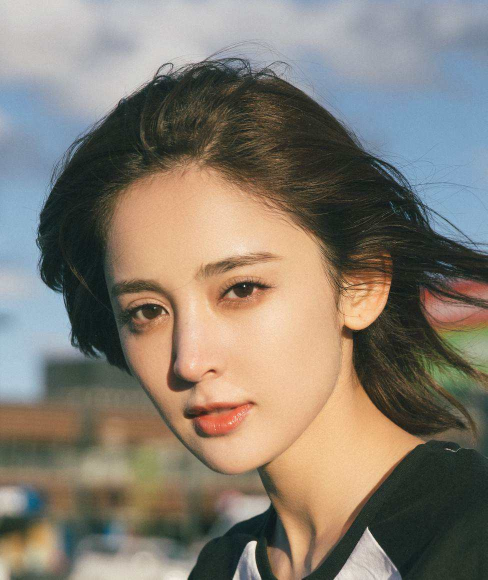
#> input picture glnz1.jpeg, 975 x 1159 px (shown at 1/2 size)
$ python demo.py   (older library calls are emulated)
#> lines starting #> are read from the running program, lines starting #| are printed output that depends on the picture
#!/usr/bin/python
# -*- coding: UTF-8 -*-

import cv2
import numpy as np
from matplotlib import pyplot as plt


# [218 lines left out: functions loadDemo, drawDemo, thresholdDemo, bitwiseDemo, blurDemo, cannyDemo and 2 more, not called in this run]


# 前景矩形提取
def grabCutDemo(img_path):
#> called with img_path = 'glnz1.jpeg'
    img = cv2.imread(img_path, 1)
#> img is the input picture: shape (1159, 975, 3); mean B, G, R 112.6, 124.3, 132.5
    img_gray = cv2.cvtColor(img, cv2.COLOR_BGR2GRAY)
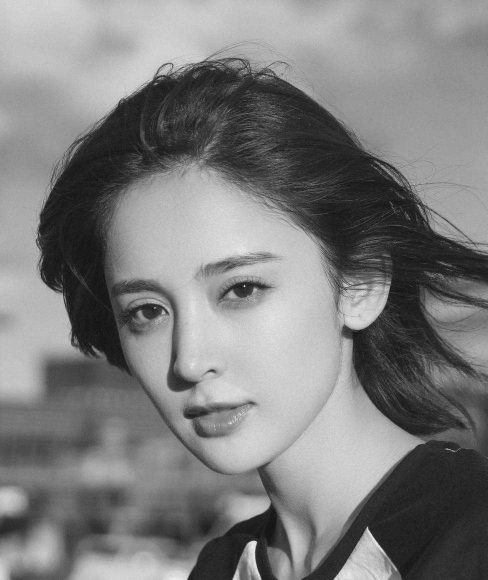
#> img_gray: shape (1159, 975) (shown at 1/2 size); min 1, max 253, mean 125.4

    # GrabCut 前景矩形提取
    mask = np.zeros(img.shape[:2], np.uint8)
    bgdModel = np.zeros((1,65), np.float64)
    fgdModel = np.zeros((1,65), np.float64)
    rect = (1, 1, img.shape[1], img.shape[0])
#> rect = (1, 1, 975, 1159)

    cv2.grabCut(img, mask, rect, bgdModel, fgdModel, 5, cv2.GC_INIT_WITH_RECT)
    mask = np.where((mask==2)|(mask==0),0,1).astype('uint8')
    img = img * mask[:,:,np.newaxis]
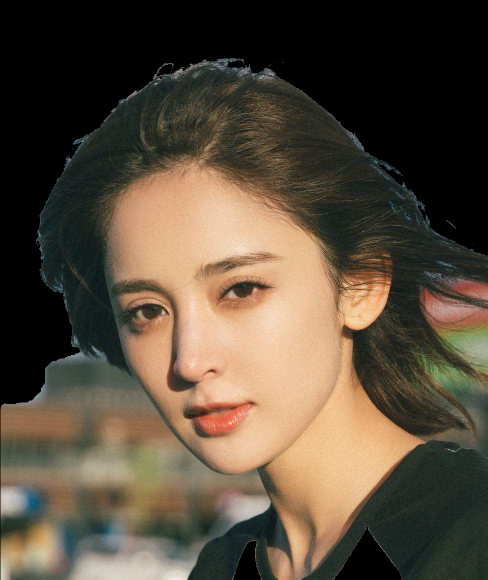
#> img: shape (1159, 975, 3) (shown at 1/2 size); mean B, G, R 60.1, 76, 88.4
    cv2.imshow('Grab Cut GC_INIT_WITH_RECT', img)

    # GrabCut 前景掩图提取
    newmask = cv2.imread('glnz2_mark.png', 0)
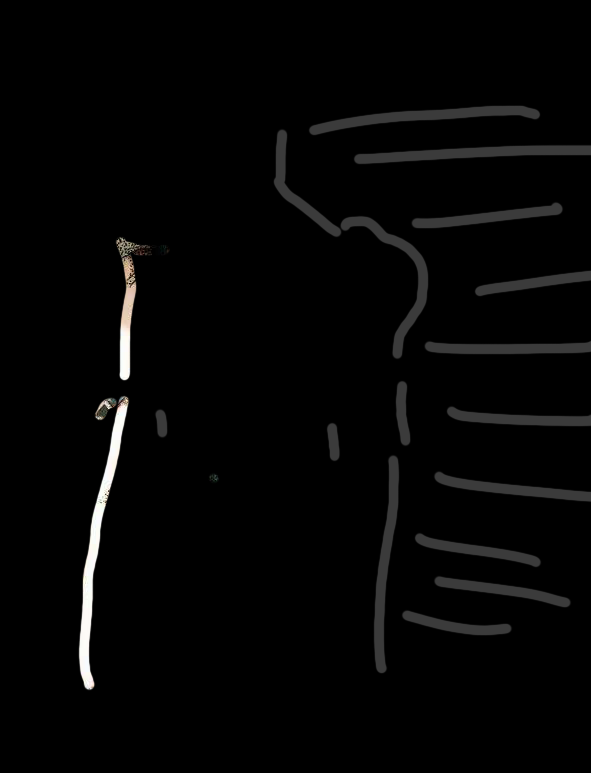
#> input picture glnz2_mark.png, 591 x 773 px
#> newmask: shape (773, 591); min 0, max 255, mean 5.1
#> (the run stopped early here; a loop or call above may not have finished)
